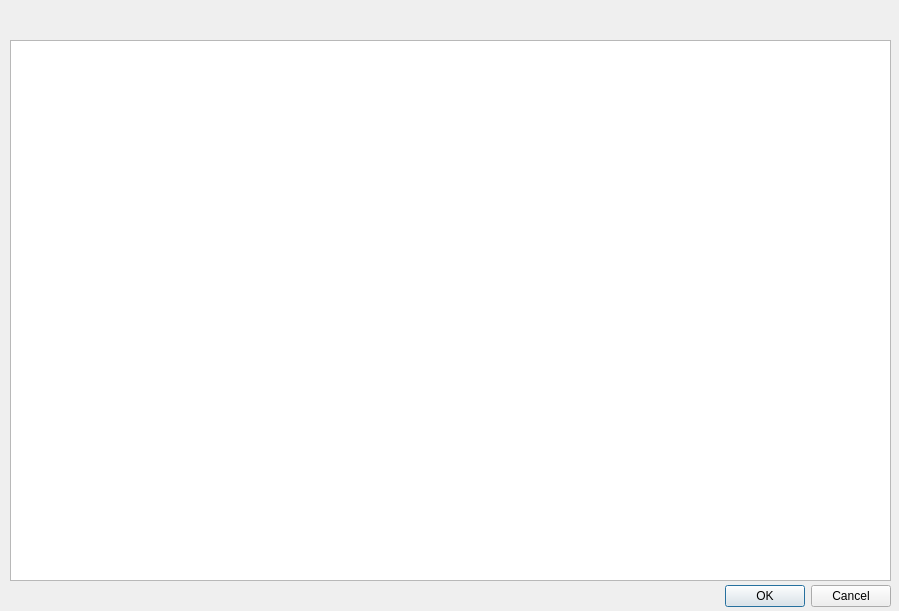
<?xml version="1.0" encoding="UTF-8"?>
<ui version="4.0">
 <class>DlgCategoryHistoryLog</class>
 <widget class="QDialog" name="DlgCategoryHistoryLog">
  <property name="geometry">
   <rect>
    <x>0</x>
    <y>0</y>
    <width>899</width>
    <height>611</height>
   </rect>
  </property>
  <property name="windowTitle">
   <string>Dialog</string>
  </property>
  <widget class="QDialogButtonBox" name="buttonBox">
   <property name="geometry">
    <rect>
     <x>550</x>
     <y>580</y>
     <width>341</width>
     <height>32</height>
    </rect>
   </property>
   <property name="orientation">
    <enum>Qt::Horizontal</enum>
   </property>
   <property name="standardButtons">
    <set>QDialogButtonBox::Cancel|QDialogButtonBox::Ok</set>
   </property>
  </widget>
  <widget class="QTableWidget" name="twCategoryLogs">
   <property name="geometry">
    <rect>
     <x>10</x>
     <y>40</y>
     <width>881</width>
     <height>541</height>
    </rect>
   </property>
   <property name="sizeAdjustPolicy">
    <enum>QAbstractScrollArea::AdjustIgnored</enum>
   </property>
   <property name="selectionBehavior">
    <enum>QAbstractItemView::SelectRows</enum>
   </property>
   <property name="sortingEnabled">
    <bool>true</bool>
   </property>
   <property name="columnCount">
    <number>0</number>
   </property>
   <attribute name="horizontalHeaderMinimumSectionSize">
    <number>0</number>
   </attribute>
  </widget>
  <widget class="QLabel" name="lbCategory">
   <property name="geometry">
    <rect>
     <x>10</x>
     <y>10</y>
     <width>1381</width>
     <height>20</height>
    </rect>
   </property>
   <property name="text">
    <string/>
   </property>
  </widget>
 </widget>
 <resources/>
 <connections>
  <connection>
   <sender>buttonBox</sender>
   <signal>accepted()</signal>
   <receiver>DlgCategoryHistoryLog</receiver>
   <slot>accept()</slot>
   <hints>
    <hint type="sourcelabel">
     <x>248</x>
     <y>254</y>
    </hint>
    <hint type="destinationlabel">
     <x>157</x>
     <y>274</y>
    </hint>
   </hints>
  </connection>
  <connection>
   <sender>buttonBox</sender>
   <signal>rejected()</signal>
   <receiver>DlgCategoryHistoryLog</receiver>
   <slot>reject()</slot>
   <hints>
    <hint type="sourcelabel">
     <x>316</x>
     <y>260</y>
    </hint>
    <hint type="destinationlabel">
     <x>286</x>
     <y>274</y>
    </hint>
   </hints>
  </connection>
 </connections>
</ui>
